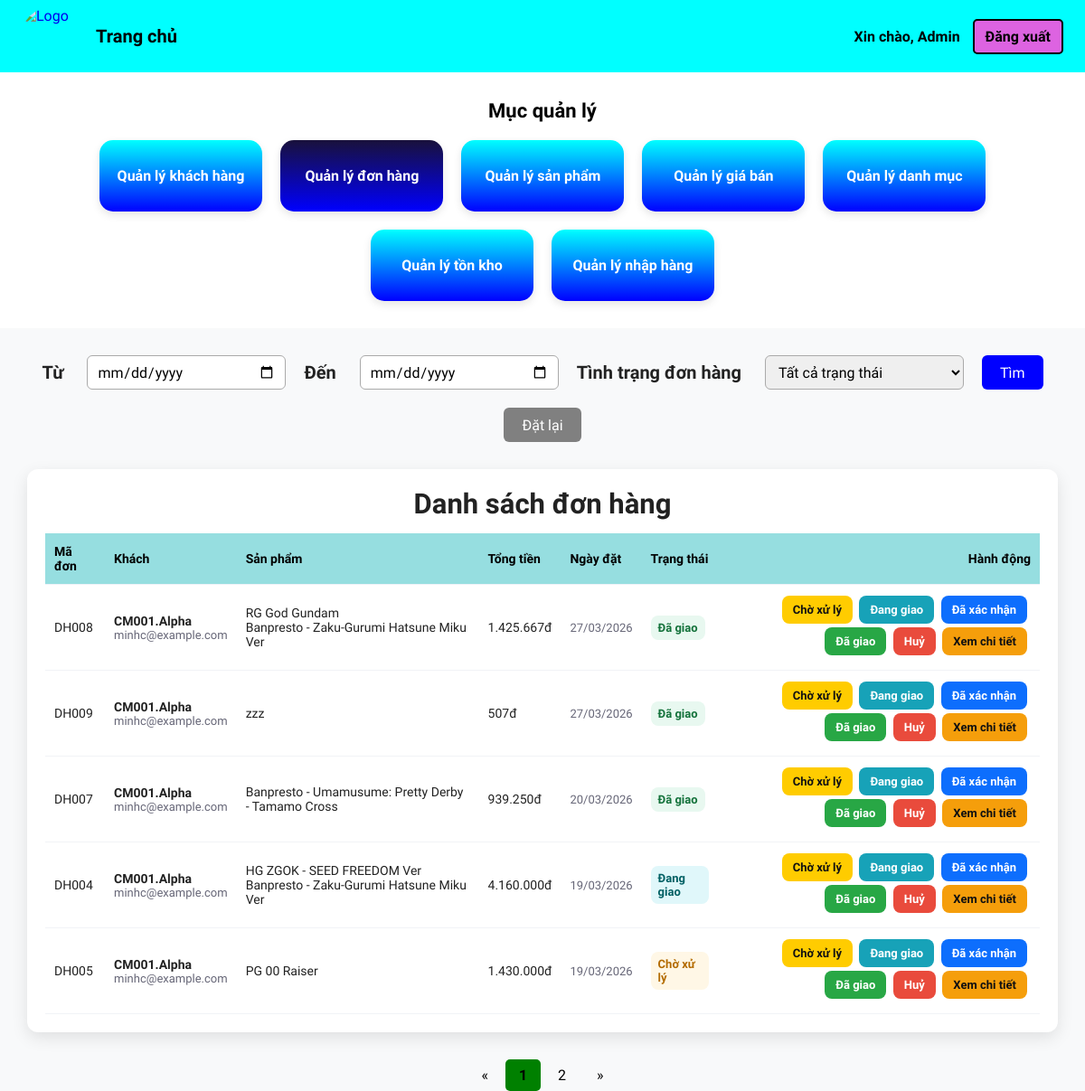
Page /admin/shiping.php on the earlier database version.
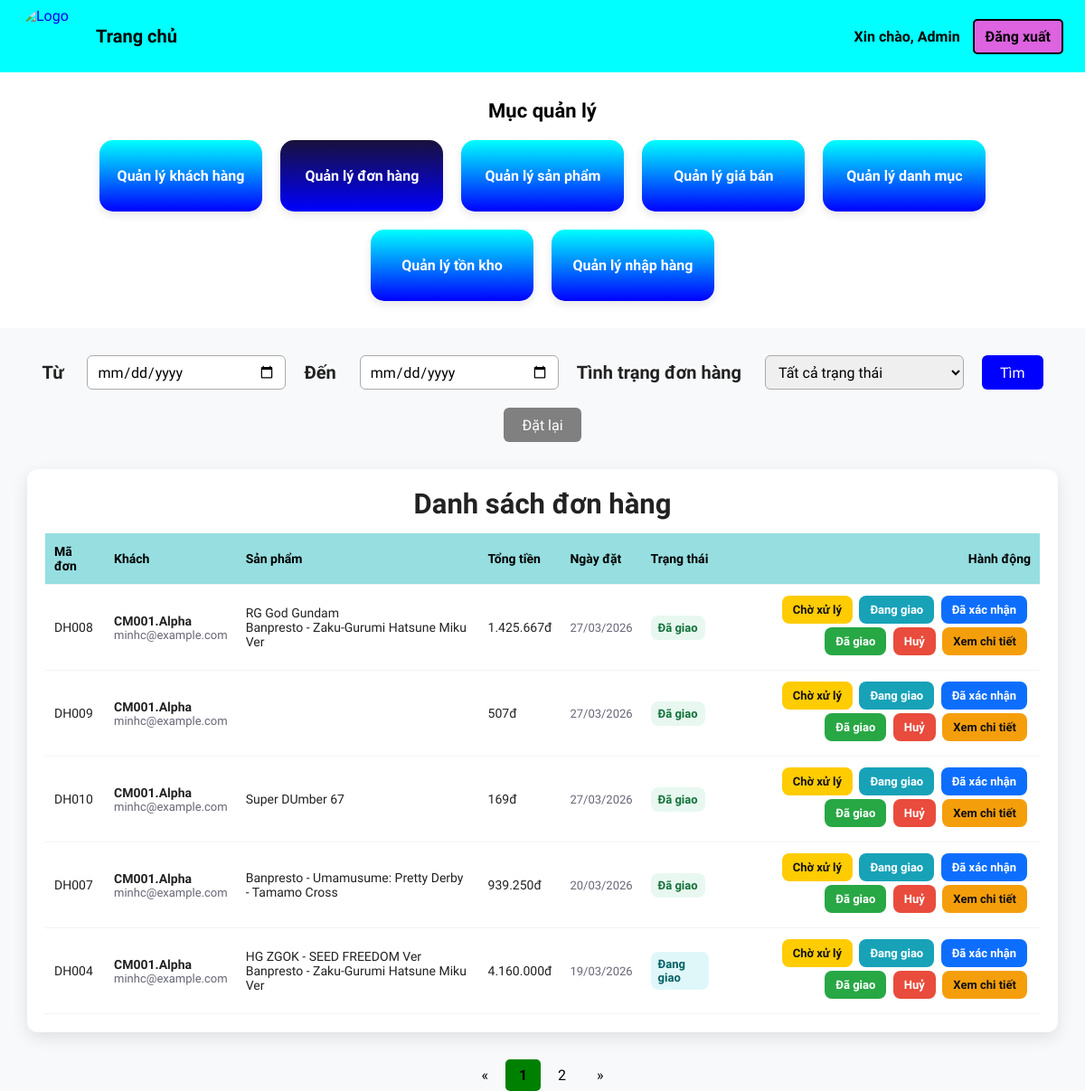
Same page on the later database version.
### tables this page shows
CREATE TABLE `orders` (
  `id_order` varchar(20) NOT NULL,
  `customer_id` varchar(10) NOT NULL,
  `order_date` date NOT NULL,
  `status` enum('Chờ xử lý','Đã xác nhận','Đang giao','Đã giao','Đã huỷ') DEFAULT 'Chờ xử lý',
  `created_at` timestamp NOT NULL DEFAULT current_timestamp(),
  `total` int(11) DEFAULT NULL,
  `receiver_name` varchar(100) DEFAULT NULL,
  `receiver_phone` varchar(20) DEFAULT NULL,
  `receiver_address` varchar(255) DEFAULT NULL,
  `payment_method` varchar(50) DEFAULT NULL,
  `note` text DEFAULT NULL
);

CREATE TABLE `customers` (
  `customer_id` varchar(10) NOT NULL,
  `phone` varchar(15) NOT NULL,
  `email` varchar(100) NOT NULL,
  `address` varchar(255) DEFAULT NULL,
  `register_date` date NOT NULL,
  `status` enum('Hoạt động','Bị khóa') DEFAULT 'Hoạt động',
  `created_at` timestamp NOT NULL DEFAULT current_timestamp(),
  `username` varchar(50) DEFAULT NULL,
  `password` varchar(255) DEFAULT NULL
);

CREATE TABLE `product_list` (
  `ProductID` varchar(255) NOT NULL,
  `ProductName` varchar(255) DEFAULT NULL,
  `Grade` varchar(255) DEFAULT NULL,
  `Producer` varchar(255) DEFAULT NULL,
  `Product_source` longtext DEFAULT NULL,
  `Product_description` longtext DEFAULT NULL,
  `Product_detail` text DEFAULT NULL,
  `Product_image` varchar(255) DEFAULT NULL,
  `Price` int(11) DEFAULT NULL,
  `Profit` decimal(5,2) DEFAULT NULL,
  `cost_price` decimal(12,2) DEFAULT 0.00,
  `Quantity` int(11) NOT NULL DEFAULT 0
);

### admin/shiping.php (the view, shortened to what this page needs)
<?php
$conn = new mysqli("localhost","root","","hobbystore");
$date_from = isset($_GET['date_from']) ? $_GET['date_from'] : '';
$date_to   = isset($_GET['date_to'])   ? $_GET['date_to']   : '';
$where = "WHERE 1=1";
$per_page = 5;
$page   = isset($_GET['page']) ? (int)$_GET['page'] : 1;
$offset = ($page - 1) * $per_page;
$count_res  = $conn->query("SELECT COUNT(*) as total FROM orders o $where");
$total_rows = $count_res->fetch_assoc()['total'];
$total_pages = max(1, ceil($total_rows / $per_page));
$sql = "SELECT o.id_order, o.order_date, o.status, o.total,
               o.receiver_name, o.receiver_phone, o.receiver_address,
               o.payment_method, o.note,
               c.email, c.username
        FROM orders o
        JOIN customers c ON o.customer_id = c.customer_id
        $where
        ORDER BY o.order_date DESC
        LIMIT $per_page OFFSET $offset";
$result = $conn->query($sql);
$qp = [];
$qs = count($qp) ? '&'.implode('&',$qp) : '';
?>
<!DOCTYPE html>
<html lang="vi">
<head>
  <link rel="stylesheet" href="assets/css/style.css">
</head>
<body>
<nav class="navbar">
  <div class="nav-left">
    <a href="admin.php" class="logo-link"><img src="assets/img/logo.png" alt="Logo" class="navbar-logo"></a>
    <a href="admin.php" class="nav-home">Trang chủ</a>
  </div>
  <div class="nav-right">
    <span class="hello">Xin chào, Admin</span>
    <a href="adminlogin.php" class="logout-btn">Đăng xuất</a>
  </div>
</nav>
<section class="overview-menu">
  <h2>Mục quản lý</h2>
  <div class="menu-grid">
    <a href="customer.php"><div class="menu-card"><h3>Quản lý khách hàng</h3></div></a>
    <a href="shiping.php"><div class="menu-card" style="background:linear-gradient(to bottom,#19113b,blue);"><h3>Quản lý đơn hàng</h3></div></a>
    <a href="quanlysp.php"><div class="menu-card"><h3>Quản lý sản phẩm</h3></div></a>
    <a href="lndm.php"><div class="menu-card"><h3>Quản lý giá bán</h3></div></a>
    <a href="quanlydm.php"><div class="menu-card"><h3>Quản lý danh mục</h3></div></a>
    <a href="tracuusoluong.php"><div class="menu-card"><h3>Quản lý tồn kho</h3></div></a>
    <a href="quanlynhaphang.php"><div class="menu-card"><h3>Quản lý nhập hàng</h3></div></a>
  </div>
</section>
<form action="shiping.php" method="get" class="search-advanced">
  <label>Từ</label>
  <input type="date" name="date_from" value="<?php echo htmlspecialchars($date_from); ?>">
  <label>Đến</label>
  <input type="date" name="date_to" value="<?php echo htmlspecialchars($date_to); ?>">
  <label>Tình trạng đơn hàng</label>
  <select name="sanpham">
    <option value="">Tất cả trạng thái</option>
  </select>
  <button type="submit" style="height:38px;">Tìm</button>
  <a href="shiping.php"><button type="button" style="height:38px;background:gray;color:white;border:none;border-radius:6px;padding:8px 20px;font-size:16px;cursor:pointer;">Đặt lại</button></a>
</form>
<div class="shipping-table">
  <h2>Danh sách đơn hàng</h2>
  <table>
    <thead>
      <tr>
        <th>Mã đơn</th>
        <th>Khách</th>
        <th>Sản phẩm</th>
        <th>Tổng tiền</th>
        <th>Ngày đặt</th>
        <th>Trạng thái</th>
        <th style="text-align:right">Hành động</th>
      </tr>
    </thead>
    <tbody>
    <?php while($row = $result->fetch_assoc()):
        $oid = $conn->real_escape_string($row['id_order']);
        $items_res = $conn->query("SELECT p.ProductName, oi.quantity, p.Price
                                   FROM order_item oi
                                   JOIN product_list p ON oi.ProductID = p.ProductID
                                   WHERE oi.id_order='$oid'");
        $items = [];
        while($it = $items_res->fetch_assoc()) $items[] = $it;
        $product_names = implode('<br>', array_map(fn($i) => htmlspecialchars($i['ProductName']), $items));
        $badge = 'status-pending';
        if($row['status']==='Đã giao' || $row['status']==='Đã xác nhận') $badge = 'status-shipped';
        elseif($row['status']==='Đang giao') $badge = 'status-delivering';
        elseif($row['status']==='Đã huỷ') $badge = 'status-cancel';
        $items_json = htmlspecialchars(json_encode($items, JSON_UNESCAPED_UNICODE), ENT_QUOTES);
    ?>
    <tr>
      <td><?php echo htmlspecialchars($row['id_order']); ?></td>
      <td>
        <div style="font-weight:600"><?php echo htmlspecialchars($row['receiver_name'] ?? $row['username']); ?></div>
        <div class="muted"><?php echo htmlspecialchars($row['email']); ?></div>
      </td>
      <td><?php echo $product_names; ?></td>
      <td><?php echo $row['total'] ? number_format($row['total'],0,',','.') . 'đ' : '—'; ?></td>
      <td class="muted"><?php echo date('d/m/Y', strtotime($row['order_date'])); ?></td>
      <td><span class="status-badge <?php echo $badge; ?>"><?php echo htmlspecialchars($row['status']); ?></span></td>
      <td style="text-align:right">
        <form method="post" style="display:inline;">
          <button type="submit" name="status" value="Chờ xử lý"   class="btn btn-pending">Chờ xử lý</button>
          <button type="submit" name="status" value="Đang giao"    class="btn btn-delivering">Đang giao</button>
          <button type="submit" name="status" value="Đã xác nhận"  class="btn btn-confirm">Đã xác nhận</button>
          <button type="submit" name="status" value="Đã giao"      class="btn btn-deliver">Đã giao</button>
          <button type="submit" name="status" value="Đã huỷ"
            onclick="return confirm('Bạn chắc chắn muốn huỷ đơn <?php echo $row['id_order']; ?>?')"
            class="btn btn-cancel">Huỷ</button>
        </form>
        <button class="btn btn-detail"
          onclick="openModal(
            '<?php echo htmlspecialchars($row['id_order']); ?>',
            '<?php echo htmlspecialchars($row['receiver_name'] ?? $row['username']); ?>',
            '<?php echo htmlspecialchars($row['email']); ?>',
            '<?php echo htmlspecialchars($row['receiver_phone'] ?? ''); ?>',
            '<?php echo htmlspecialchars($row['receiver_address'] ?? ''); ?>',
            '<?php echo htmlspecialchars($row['order_date']); ?>',
            '<?php echo htmlspecialchars($row['status']); ?>',
            '<?php echo $row['total'] ? number_format($row['total'],0,',','.') . 'đ' : '—'; ?>',
            '<?php echo htmlspecialchars($row['payment_method'] ?? ''); ?>',
            '<?php echo htmlspecialchars($row['note'] ?? ''); ?>',
            <?php echo $items_json; ?>
          )">Xem chi tiết</button>
      </td>
    </tr>
    <?php endwhile; ?>
    </tbody>
  </table>
</div>
<div class="pagination">
  <a href="shiping.php?page=1<?php echo $qs; ?>">&laquo;</a>
  <?php for($i=1;$i<=$total_pages;$i++): ?>
    <a href="shiping.php?page=<?php echo $i.$qs; ?>" <?php echo $i==$page?'class="active"':''; ?>><?php echo $i; ?></a>
  <?php endfor; ?>
  <a href="shiping.php?page=<?php echo $total_pages.$qs; ?>">&raquo;</a>
</div>
</body>
</html>

### admin/assets/css/style.css (style rules this page uses)
* { margin: 0; padding: 0; font-family: "Josefin Sans", sans-serif; text-decoration: none; box-sizing: border-box; }
body { height: 100vh; background: #f5f5f5; box-sizing: border-box; }
body { background-color: #f4f4f4; }
h2 { font-size: 2rem; font-weight: 700; color: #333; text-align: center; margin: 0 0 2rem 0; }

### admin/shiping.php (style rules this page uses)
body { font-family:"Josefin Sans",Arial,sans-serif; background:#f8f9fa; margin:0; padding:0; color:#222; }
nav.navbar { display:flex !important; justify-content:space-between !important; align-items:center !important; background-color:cyan !important; height:80px !important; min-height:80px !important; padding:0 24px !important; box-sizing:border-box !important; gap:12px; z-index:50; }
.navbar .navbar-logo { width:64px !important; height:64px !important; min-width:64px !important; min-height:64px !important; border-radius:50% !important; object-fit:cover !important; display:inline-block !important; filter:none !important; mix-blend-mode:normal !important; background:transparent !important; opacity:1 !important; }
.nav-left { display:flex !important; align-items:center !important; gap:18px; }
.nav-left .nav-home { text-decoration:none; color:black; font-size:20px; font-weight:600; }
.nav-right { display:flex !important; align-items:center !important; gap:14px; }
.nav-right .hello { font-weight:600; color:black; }
.logout-btn { background-color:rgb(221,99,225) !important; border:2px solid black !important; border-radius:5px !important; padding:8px 12px !important; color:black !important; text-decoration:none !important; font-weight:700 !important; }
.overview-menu { padding:30px; background-color:white; }
.overview-menu h2 { font-size:22px; color:black; margin:0 0 20px 0; }
.menu-grid { display:flex; flex-wrap:wrap; justify-content:center; gap:20px; }
.menu-card { background:linear-gradient(to bottom,cyan,blue); color:#fff; text-align:center; padding:30px 20px; border-radius:15px; box-shadow:0 4px 10px rgba(0,0,0,0.1); transition:all 0.25s ease; cursor:pointer; min-width:180px; }
.menu-card h3 { font-size:16px; font-weight:600; margin:0; }
.search-advanced { display:flex; align-items:center; justify-content:center; gap:20px; margin:30px auto; flex-wrap:wrap; }
.search-advanced label { font-size:20px; font-weight:bold; margin-right:6px; }
.search-advanced input, .search-advanced select { width:220px; height:38px; padding:6px 10px; font-size:16px; border:1px solid #aaa; border-radius:6px; }
.search-advanced button { background-color:blue; color:white; padding:8px 20px; font-size:16px; border:none; border-radius:6px; cursor:pointer; height:40px; transition:0.25s; }
.shipping-table { margin:30px; background-color:#fff; border-radius:12px; box-shadow:0 6px 18px rgba(0,0,0,0.1); padding:20px; }
.shipping-table h2 { margin:0 0 14px 0; font-size:31px; color:#222; }
table { width:100%; border-collapse:collapse; font-size:14px; text-align:left; }
thead th { text-align:left; padding:12px 10px; border-bottom:1px solid #eef2f8; color:#000; font-weight:700; background:#96dee0; }
tbody td { padding:12px 10px; border-bottom:1px solid #f1f3f6; vertical-align:middle; }
.btn { padding:8px 12px; border-radius:8px; border:none; cursor:pointer; font-weight:700; font-size:13px; margin-right:4px; margin-bottom:4px; }
.btn-deliver { background:#28a745; color:#fff; }
.btn-cancel { background:#e94b3c; color:#fff; }
.btn-detail { background:#f59e0b; color:#111; }
.btn-pending { background:#ffcc00; color:#111; }
.btn-delivering { background:#17a2b8; color:#fff; }
.btn-confirm { background:#0d6efd; color:#fff; }
.status-badge { padding:6px 8px; border-radius:8px; font-weight:700; font-size:13px; display:inline-block; }
.status-shipped { background:#e8f8f0; color:#14723b; }
.status-delivering { background:#e0f7fa; color:#006064; }
.pagination { text-align:center; margin-top:20px; margin-bottom:50px; }
.pagination a { color:black; text-decoration:none; padding:8px 15px; display:inline-block; }
.pagination a.active { background-color:green; font-weight:bold; border-radius:5px; }
.muted { color:#667; font-size:13px; }
.status-pending { background:#fff7e6; color:#b36b00; }

Differences in the rows shown:
no longer on this page (row unchanged): orders: id_order "DH005", receiver_name "CM001.Alpha", customer.email "minhc@example.com", product_list.ProductName "PG 00 Raiser", total "1.430.000", order_date "19/03/2026", status "Chờ xử lý"
shown differently, row unchanged: orders "DH009": product_list.ProductName "zzz" → (not shown)
added orders: id_order "DH010", receiver_name "CM001.Alpha", customer.email "minhc@example.com", product_list.ProductName "Super DUmber 67", total "169", order_date "27/03/2026", status "Đã giao"
